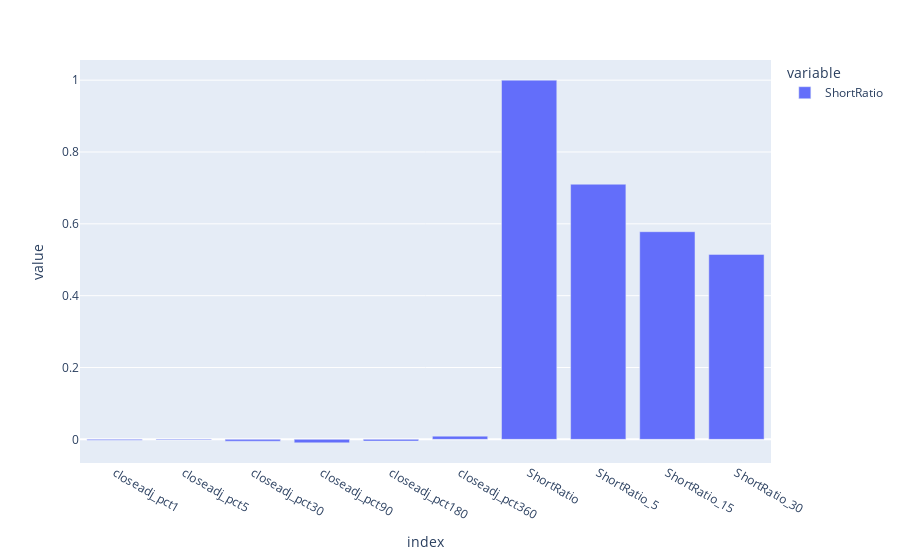

The notebook cell saved with this chart:
### Code cell
px.bar(combined.filter(regex='ShortRatio|pct').corr()['ShortRatio'])

### Figure 1 — Plotly figure (JSON) as saved in the notebook; plotly's stock layout.template omitted (floating-point values rounded to 4 significant figures)
{"data": [{"alignmentgroup": "True", "hovertemplate": "variable=ShortRatio<br>index=%{x}<br>value=%{y}<extra></extra>", "legendgroup": "ShortRatio", "marker": {"color": "#636efa", "pattern": {"shape": ""}}, "name": "ShortRatio", "offsetgroup": "ShortRatio", "orientation": "v", "showlegend": true, "textposition": "auto", "type": "bar", "x": ["closeadj_pct1", "closeadj_pct5", "closeadj_pct30", "closeadj_pct90", "closeadj_pct180", "closeadj_pct360", "ShortRatio", "ShortRatio_5", "ShortRatio_15", "ShortRatio_30"], "xaxis": "x", "y": [-0.0024, -0.001976, -0.005098, -0.009686, -0.004683, 0.00899, 1, 0.7103, 0.5782, 0.515], "yaxis": "y"}], "layout": {"barmode": "relative", "legend": {"title": {"text": "variable"}, "tracegroupgap": 0}, "margin": {"t": 60}, "xaxis": {"anchor": "y", "domain": [0, 1], "title": {"text": "index"}}, "yaxis": {"anchor": "x", "domain": [0, 1], "title": {"text": "value"}}}}
